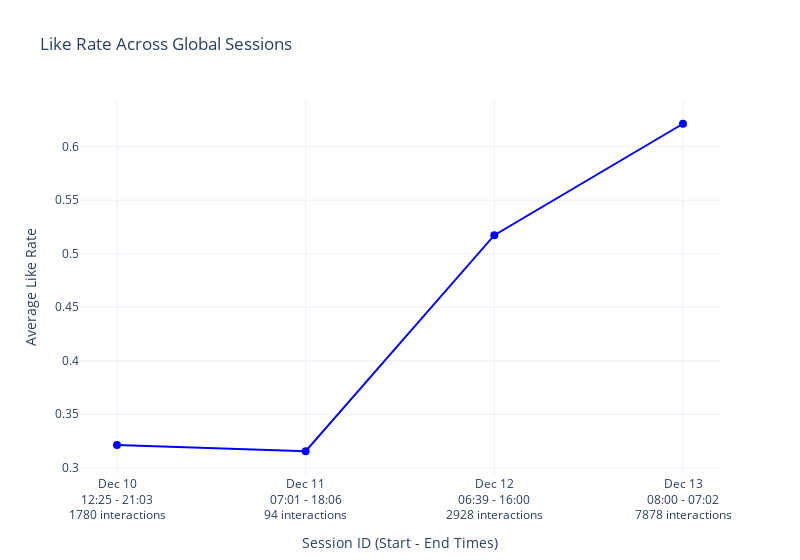

Write notebook code for a chart like this one.
### Code cell
# Example usage
plot_global_like_rate("../data/interactions2.csv", delta=6 * 60 * 60)

### Figure 1 — Plotly figure (JSON) as saved in the notebook; plotly's stock layout.template omitted (floating-point values rounded to 4 significant figures)
{"data": [{"line": {"color": "blue", "width": 2}, "marker": {"color": "blue", "size": 8}, "mode": "lines+markers", "name": "Global Like Rate (delta=6h)", "type": "scatter", "x": [1, 2, 3, 4], "y": [0.3214, 0.3155, 0.5173, 0.6213]}], "layout": {"font": {"size": 12}, "legend": {"title": {"text": "Legend"}}, "title": {"text": "Like Rate Across Global Sessions"}, "width": 800, "xaxis": {"tickmode": "array", "ticktext": ["Dec 10<br>12:25 - 21:03<br>1780 interactions", "Dec 11<br>07:01 - 18:06<br>94 interactions", "Dec 12<br>06:39 - 16:00<br>2928 interactions", "Dec 13<br>08:00 - 07:02<br>7878 interactions"], "tickvals": [1, 2, 3, 4], "title": {"text": "Session ID (Start - End Times)"}}, "yaxis": {"title": {"text": "Average Like Rate"}}}}
